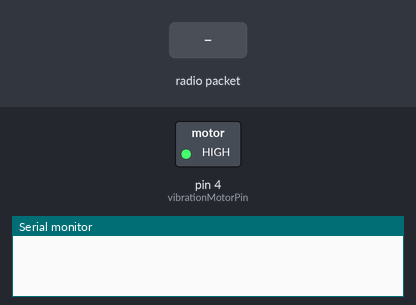
A sketch run on a simulated Arduino Uno, built with avr-gcc and run on an emulated ATmega328P. On the bench: switched loads named in the sketch (green lamp = pin HIGH), the last lines printed to the serial monitor. Inputs (shaded band) come from the test bench. No radio packets arrive unless stated.

Above: at 1.2 s.
1.3 s: radio packet "0000" arrives
At 2.1 s:
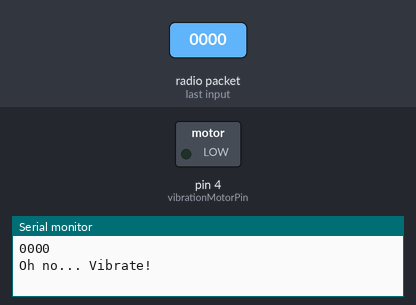
2.8 s: radio packet "1111" arrives
At 3.2 s:
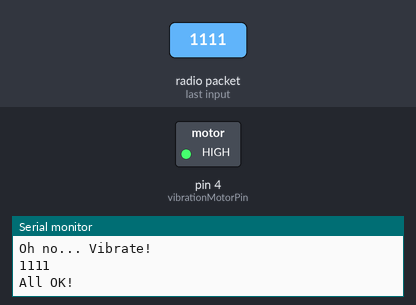
Timing chart, 0 to 5.8 s (numbered marks = the images above; inputs shaded):
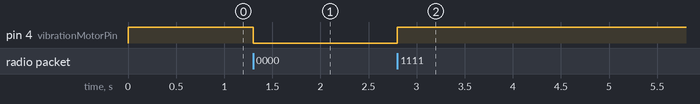

The sketch:

NRF24L01RecieverV4.ino
```cpp
#include <SPI.h>
#include <nRF24L01.h>
#include <RF24.h>

RF24 radio(9, 8);  // CE, CSN pins
const int vibrationMotorPin = 4;  // Blue wire here

const byte address[6] = "000001"; // Same address as the transmitter
const byte channel = 76;

const int packetRecieveDelay = 60 * 1000 * 3 + 5000; // Three minutes 5 seconds
unsigned long startTickTime;

String textString;

void setup() {
  pinMode(vibrationMotorPin, OUTPUT);
  digitalWrite(vibrationMotorPin, HIGH);  // LOW and HIGH values are inverted

  Serial.begin(9600);
  radio.begin();
  radio.openReadingPipe(0, address);
  radio.setPALevel(RF24_PA_LOW);  // Set power level
  radio.setChannel(channel);
  radio.setDataRate(RF24_1MBPS);
  radio.startListening();  // Start listening for incoming data
}

void loop() {
  if (radio.available()) {
    char text[32] = "";  // Allocate buffer for incoming data
    radio.read(&text, sizeof(text));
    Serial.println(text);
    textString = text;
    if (textString == "0000") {
      // 0000 means that something is wrong
      digitalWrite(vibrationMotorPin, LOW);
      Serial.println("Oh no... Vibrate!");
    } else if (textString == "1111") {
      // 1111 means that everything is fine
      digitalWrite(vibrationMotorPin, HIGH);
      Serial.println("All OK!");
    } else {
      // Packet is not 0000 or 1111
      Serial.print("Corrupted packet: ");
      Serial.println(text);
    }
    startTickTime = millis();
  }

  if (millis() - startTickTime > 60000 * 3 + 5000) {
    // More than 3 times no recieved
    Serial.println("Packets not being recieved for 3 times (3 min).");
    digitalWrite(vibrationMotorPin, HIGH);
  }
}
```

Measured:
- after the input at 1.3 s, pin 4 (vibrationMotorPin): HIGH → LOW at once
- after the input at 2.8 s, pin 4 (vibrationMotorPin): LOW → HIGH at once
